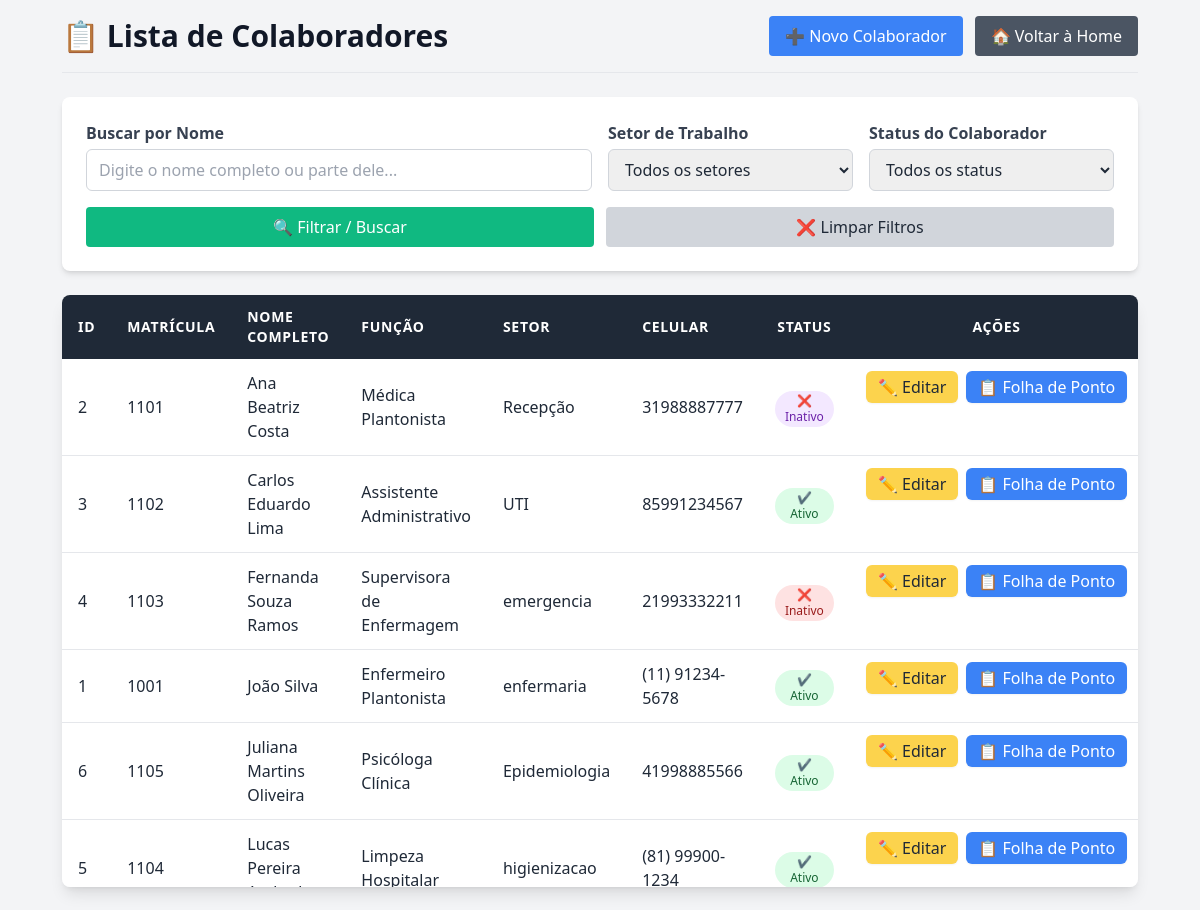
Page /auth/colaboradores/ (signed in) on the earlier database version.
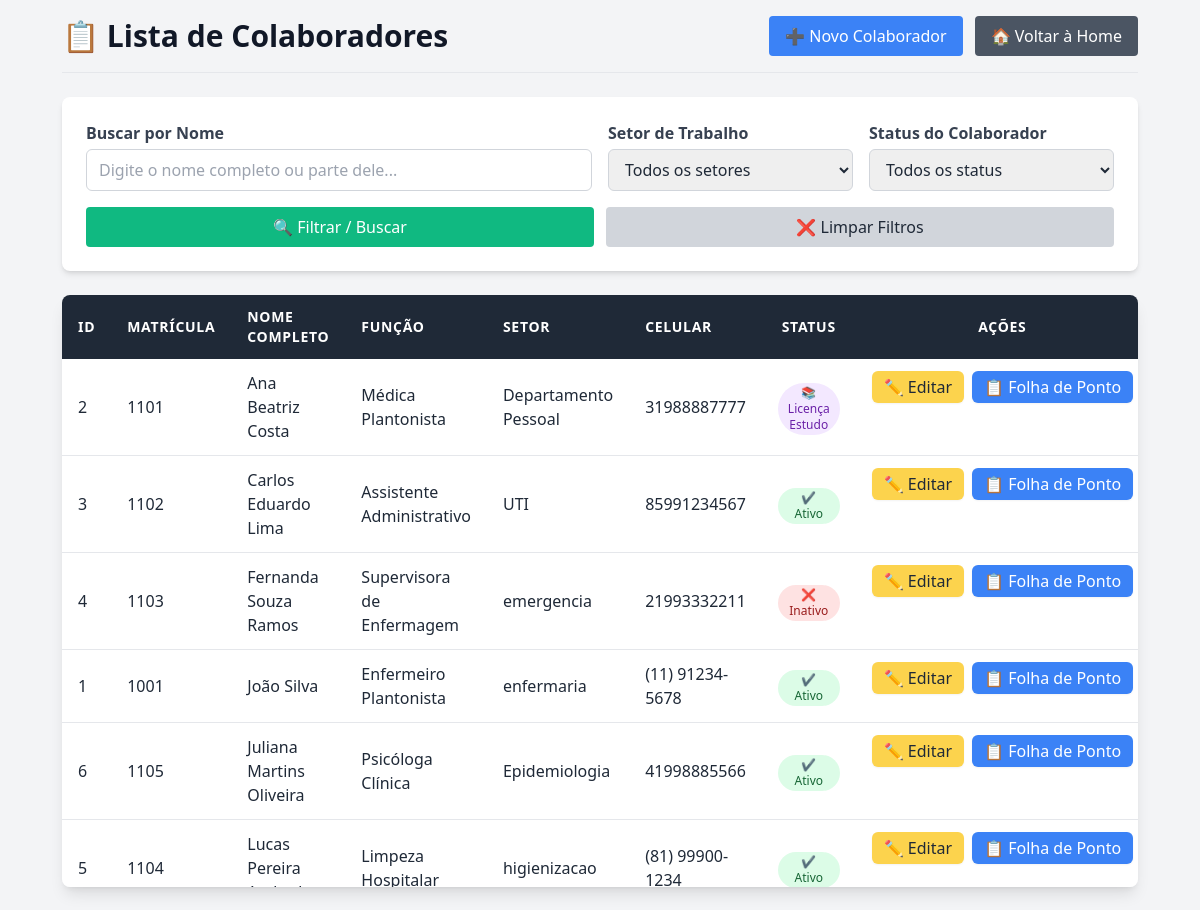
Same page on the later database version.
### dp_ses_management/models.py (models this page shows, shortened)
class Colaborador(models.Model):
    registro = models.AutoField(primary_key=True)
    matricula = models.CharField(max_length=255, unique=True, verbose_name="Matrícula (código funcional)")
    nome_completo = models.CharField(max_length=255, verbose_name="Nome completo")
    CARGO_CHOICES = [
        ('medico', 'Médico'),
        ('analista', 'Analista em Saúde'),
        ('assistente', 'Assistente em Saúde'),
        ('auxiliar', 'Auxiliar em Saúde'),
    ]
    cargo = models.CharField(max_length=255, choices=CARGO_CHOICES, verbose_name="Cargo", default='aux_admin')
    funcao = models.CharField(max_length=255, verbose_name="Função Específica")
    numero_conselho = models.CharField(max_length=255, blank=True, null=True, verbose_name="Número do conselho profissional")
    uf_conselho = models.CharField(max_length=255, blank=True, null=True, verbose_name="UF do conselho")
    nome_conselho = models.CharField(max_length=255, blank=True, null=True, verbose_name="Nome do conselho")
    SETOR_CHOICES = [
        ('almoxarifado', 'Almoxarifado'),
        ('ambulatorio', 'Ambulatório'),
        ('bloco_cirurgico', 'Bloco Cirúrgico'),
        ('ccih', 'CCIH'),
        ('clinica_cirurgica', 'Clínica Cirúrgica'),
        ('clinica_ortopedica', 'Clínica Ortopédica'),
        ('epidemiologia', 'Epidemiologia'),
        ('farmacia', 'Farmácia'),
        ('imobilizacao', 'Imobilização'),
        ('maternidade', 'Maternidade'),
        ('recepcao', 'Recepção'),
        ('same', 'SAME'),
        ('uti', 'UTI'),
        ('dp', 'Departamento Pessoal'),
    ]
    setor_trabalho = models.CharField(max_length=255, choices=SETOR_CHOICES, verbose_name="Setor de trabalho", default='enfermaria')
    TURNO_CHOICES = [
        ('manha', 'Manhã'),
        ('tarde', 'Tarde'),
        ('noite', 'Noite'),
        ('integral', 'Integral'),
        ('diarista', 'Diarista'),
    ]
    turno = models.CharField(max_length=255, choices=TURNO_CHOICES, verbose_name="Turno", default='manha')
    dias_trabalho = models.CharField(max_length=255, verbose_name="Dias de trabalho", blank=True, null=True)
    jornada_trabalho = models.CharField(max_length=255, verbose_name="Jornada de trabalho (Ex: 8h/dia)")
    tipo_contrato = models.CharField(max_length=255, verbose_name="Tipo de contrato")
    STATUS_CHOICES = [
        ('ativo', 'Ativo'),
        ('inativo', 'Inativo'),
        ('ferias', 'Férias'),
        ('afastado', 'Afastado'),
        ('licencan', 'Licença Nojo'),
        ('licencag', 'Licença Gala'),
        ('licencam', 'Licença Maternidade'),
        ('licencap', 'Licença Paternidade'),
        ('licencae', 'Licença Eleitoral'),
        ('licencat', 'Licença de Trato e Interesse Particular'),
        ('licencaedu', 'Licença Estudo'),
        ('licencapremio', 'Licença Prêmio'),
        ('demitido', 'Demitido'),
        ('exonerado', 'Exonerado'),
    ]
    status = models.CharField(max_length=255, choices=STATUS_CHOICES, verbose_name="Status", default='ativo')
    data_admissao = models.DateField(verbose_name="Data de admissão")
    nome_mae = models.CharField(max_length=255, verbose_name="Nome da mãe")
    nome_pai = models.CharField(max_length=255, blank=True, null=True, verbose_name="Nome do pai")
    data_nascimento = models.DateField(verbose_name="Data de nascimento")
    naturalidade = models.CharField(max_length=255, verbose_name="Naturalidade (cidade/estado)")
    ESTADO_CIVIL_CHOICES = [
        ('solteiro', 'Solteiro(a)'),
        ('casado', 'Casado(a)'),
        ('divorciado', 'Divorciado(a)'),
        ('viuvo', 'Viúvo(a)'),
        ('uniao_estavel', 'União Estável'),
    ]
    estado_civil = models.CharField(max_length=255, choices=ESTADO_CIVIL_CHOICES, verbose_name="Estado civil", default='solteiro')
    titulo_eleitor = models.CharField(max_length=255, blank=True, null=True, verbose_name="Título de eleitor")
    zona_eleitoral = models.CharField(max_length=255, blank=True, null=True, verbose_name="Zona eleitoral")
    secao_eleitoral = models.CharField(max_length=255, blank=True, null=True, verbose_name="Seção eleitoral")
    estado_vota = models.CharField(max_length=255, blank=True, null=True, verbose_name="Estado onde vota")
    rg_completo = models.CharField(max_length=255, verbose_name="RG (Número e órgão emissor)")
    cpf = models.CharField(max_length=255, unique=True, verbose_name="CPF")
    numero_ctps = models.CharField(max_length=255, unique=True, verbose_name="Número da CTPS")
    serie_ctps = models.CharField(max_length=255, verbose_name="Série da CTPS")
    uf_ctps = models.CharField(max_length=255, verbose_name="UF da CTPS")
    documento_militar = models.CharField(max_length=255, blank=True, null=True, verbose_name="Documento militar")
    grau_instrucao = models.CharField(max_length=255, verbose_name="Grau de instrução")
    numero_pasep = models.CharField(max_length=255, blank=True, null=True, verbose_name="Número do PASEP")
    celular = models.CharField(max_length=255, verbose_name="Celular")
    telefone_fixo = models.CharField(max_length=255, blank=True, null=True, verbose_name="Telefone fixo")
    email = models.EmailField(verbose_name="E-mail", unique=True)
    cep = models.CharField(max_length=255, verbose_name="CEP")
    endereco = models.CharField(max_length=255, verbose_name="Logradouro")
    numero = models.CharField(max_length=255, verbose_name="Número")
    complemento = models.CharField(max_length=255, blank=True, null=True, verbose_name="Complemento")
    bairro = models.CharField(max_length=255, verbose_name="Bairro")
    cidade = models.CharField(max_length=255, verbose_name="Cidade")
    uf = models.CharField(max_length=255, verbose_name="UF")
    observacoes = models.TextField(
        max_length=10000,
        blank=True,
        null=True,
        verbose_name="Observações (informações adicionais)"
    )

### dp_ses_management/views.py (the view)
# urls.py: path('colaboradores/', views.listar_colaboradores, name='listar_colaboradores'),
@login_required(login_url='/auth/login/')
def listar_colaboradores(request):
    filtro_setor = request.GET.get('setor', '')
    filtro_status = request.GET.get('status', '')
    filtro_busca_nome = request.GET.get('busca_nome', '').strip() # NOVO: Captura o termo de busca
    colaboradores = Colaborador.objects.all().order_by('nome_completo')
    if filtro_setor:
        colaboradores = colaboradores.filter(setor_trabalho=filtro_setor)
    if filtro_status:
        colaboradores = colaboradores.filter(status=filtro_status)
    if filtro_busca_nome:
        colaboradores = colaboradores.filter(nome_completo__icontains=filtro_busca_nome)
    setores_choices = [choice[0] for choice in Colaborador.SETOR_CHOICES]
    status_choices = [choice[0] for choice in Colaborador.STATUS_CHOICES]
    context = {
        'colaboradores': colaboradores,
        'filtro_setor': filtro_setor,
        'filtro_status': filtro_status,
        'filtro_busca_nome': filtro_busca_nome, # NOVO: Passa o termo de busca de volta para o template
        'setores': sorted(list(set(setores_choices))),
        'status_opcoes': status_choices,
    }
    return render(request, 'tarefas/listar_colaboradores.html', context)

### templates/tarefas/listar_colaboradores.html (shortened to what this page needs)
<!DOCTYPE html>
<html lang="pt-BR">
<head>
    {% load static %}
    <script src="https://cdn.tailwindcss.com"></script>
</head>
<body class="bg-gray-100 text-gray-800 min-h-screen px-2 pt-4">
    <div class="w-[95vw] mx-auto flex flex-col min-h-[90vh] px-8">
        <div class="flex items-center justify-between border-b pb-4 mb-6">
            <h1 class="text-3xl font-extrabold text-gray-900">📋 Lista de Colaboradores</h1>
            <div class="flex gap-3">
                <a href="{% url 'tarefas:cadastrar_colaborador' %}" class="btn-primary">
                    ➕ Novo Colaborador
                </a>
                <a href="{% url 'tarefas:home' %}" class="btn-secondary">
                    🏠 Voltar à Home
                </a>
            </div>
        </div>
        <form method="get" class="grid grid-cols-1 md:grid-cols-4 gap-4 mb-6 bg-white p-6 rounded-lg shadow-md w-full text-base">
            <div class="col-span-full md:col-span-2">
                <label for="id_busca_nome" class="block font-semibold mb-1 text-gray-700">Buscar por Nome</label>
                <input type="text" id="id_busca_nome" name="busca_nome"
                       value="{{ filtro_busca_nome }}"
                       placeholder="Digite o nome completo ou parte dele..."
                       class="w-full border border-gray-300 rounded-md px-3 py-2 focus:ring focus:ring-blue-200 focus:border-blue-500">
            </div>
            <div>
                <label for="id_setor" class="block font-semibold mb-1 text-gray-700">Setor de Trabalho</label>
                <select id="id_setor" name="setor" class="w-full border border-gray-300 rounded-md px-3 py-2 focus:ring focus:ring-blue-200 focus:border-blue-500">
                    <option value="">Todos os setores</option>
                </select>
            </div>
            <div>
                <label for="id_status" class="block font-semibold mb-1 text-gray-700">Status do Colaborador</label>
                <select id="id_status" name="status" class="w-full border border-gray-300 rounded-md px-3 py-2 focus:ring focus:ring-blue-200 focus:border-blue-500">
                    <option value="">Todos os status</option>
                </select>
            </div>
            <div class="flex items-end gap-3 mt-auto col-span-full">
                <button type="submit" class="btn-success w-full text-base">
                    🔍 Filtrar / Buscar
                </button>
                <a href="{% url 'tarefas:listar_colaboradores' %}" class="btn-light w-full text-center text-base">
                    ❌ Limpar Filtros
                </a>
            </div>
        </form>
        <div class="flex-grow overflow-y-auto bg-white rounded-lg shadow-lg max-h-[65vh] text-base">
            <table class="min-w-full table-auto text-left">
                <thead>
                    <tr class="bg-gray-800 text-white sticky top-0 z-10">
                        <th class="px-4 py-3 font-semibold text-sm uppercase tracking-wider">ID</th>
                        <th class="px-4 py-3 font-semibold text-sm uppercase tracking-wider">Matrícula</th>
                        <th class="px-4 py-3 font-semibold text-sm uppercase tracking-wider">Nome Completo</th>
                        <th class="px-4 py-3 font-semibold text-sm uppercase tracking-wider">Função</th>
                        <th class="px-4 py-3 font-semibold text-sm uppercase tracking-wider">Setor</th>
                        <th class="px-4 py-3 font-semibold text-sm uppercase tracking-wider">Celular</th>
                        <th class="px-4 py-3 font-semibold text-sm uppercase tracking-wider text-center">Status</th>
                        <th class="px-4 py-3 font-semibold text-sm uppercase tracking-wider text-center w-48">Ações</th>
                    </tr>
                </thead>
                <tbody class="divide-y divide-gray-200">
                    {% for colaborador in colaboradores %}
                    <tr class="hover:bg-gray-50 transition duration-150 ease-in-out">
                        <td class="px-4 py-3">{{ colaborador.registro }}</td>
                        <td class="px-4 py-3">{{ colaborador.matricula }}</td>
                        <td class="px-4 py-3">{{ colaborador.nome_completo }}</td>
                        <td class="px-4 py-3">{{ colaborador.funcao }}</td>
                        <td class="px-4 py-3">{{ colaborador.get_setor_trabalho_display }}</td>
                        <td class="px-4 py-3">{{ colaborador.celular }}</td>
                        <td class="px-4 py-3 text-center">
                            <span class="inline-flex items-center px-2.5 py-0.5 rounded-full text-xs font-medium
                                {% if colaborador.status == 'ativo' %}
                                    bg-green-100 text-green-800
                                {% elif colaborador.status == 'ferias' %}
                                    bg-blue-100 text-blue-800
                                {% elif colaborador.status == 'afastado' %}
                                    bg-orange-100 text-orange-800
                                {% elif colaborador.status == 'licenca' %}
                                    bg-purple-100 text-purple-800
                                {% elif colaborador.status == 'licencan' %}
                                    bg-purple-100 text-purple-800
                                {% elif colaborador.status == 'licencag' %}
                                    bg-purple-100 text-purple-800
                                {% elif colaborador.status == 'licencam' %}
                                    bg-purple-100 text-purple-800
                                {% elif colaborador.status == 'licencae' %}
                                    bg-purple-100 text-purple-800
                                {% elif colaborador.status == 'licencat' %}
                                    bg-purple-100 text-purple-800
                                {% elif colaborador.status == 'licencaedu' %}
                                    bg-purple-100 text-purple-800
                                {% elif colaborador.status == 'licencapremio' %}
                                    bg-purple-100 text-purple-800
                                {% elif colaborador.status == 'demitido' %}
                                    bg-red-200 text-red-900
                                {% elif colaborador.status == 'exonerado' %}
                                    bg-gray-300 text-gray-800
                                {% else %}
                                    bg-red-100 text-red-800
                                {% endif %}">
                                {% if colaborador.status == 'ativo' %}✔ Ativo
                                {% elif colaborador.status == 'ferias' %}☀️ Férias
                                {% elif colaborador.status == 'afastado' %}⚠️ Afastado
                                {% elif colaborador.status == 'licencan' %}💐 Licença Nojo
                                {% elif colaborador.status == 'licencag' %}💍 Licença Gala
                                {% elif colaborador.status == 'licencam' %}🤰 Licença Maternidade
                                {% elif colaborador.status == 'licencap' %}👶 Licença Paternidade
                                {% elif colaborador.status == 'licencae' %}🗳️ Licença Eleitoral
                                {% elif colaborador.status == 'licencat' %}📄 Licença Trato Pessoal
                                {% elif colaborador.status == 'licencaedu' %}📚 Licença Estudo
                                {% elif colaborador.status == 'licencapremio' %}💎 Licença Prêmio
                                {% elif colaborador.status == 'demitido' %}🛑 Demitido
                                {% elif colaborador.status == 'exonerado' %}🚪 Exonerado
                                {% else %}❌ Inativo
                                {% endif %}
                            </span>
                        </td>
                        <td class="px-4 py-3 flex space-x-2 justify-center items-center min-w-[12rem]">
                            {% if colaborador.registro %}
                                <a href="{% url 'tarefas:editar_colaborador' colaborador.registro %}" class="btn-action-edit">
                                    ✏️ Editar
                                </a>
                                <button type="button" class="btn-action-pontos" onclick="openFolhaPontoModal('{{ colaborador.registro }}')">
                                     📋 Folha de Ponto
                                 </button>
                            {% else %}
                                <span class="text-gray-500 text-sm">Registro inválido</span>
                            {% endif %}
                        </td>
                    </tr>
                    {% empty %}
                    <tr>
                        <td colspan="8" class="text-center py-6 text-gray-500 text-lg">Nenhum colaborador encontrado.</td>
                    </tr>
                    {% endfor %}
                </tbody>
            </table>
        </div>
    </div>
</body>
</html>

Differences in the rows shown:
changed Colaborador "Ana Beatriz Costa": setor_trabalho "Recepção" → "Departamento Pessoal"; status "❌ Inativo" → "📚 Licença Estudo"
